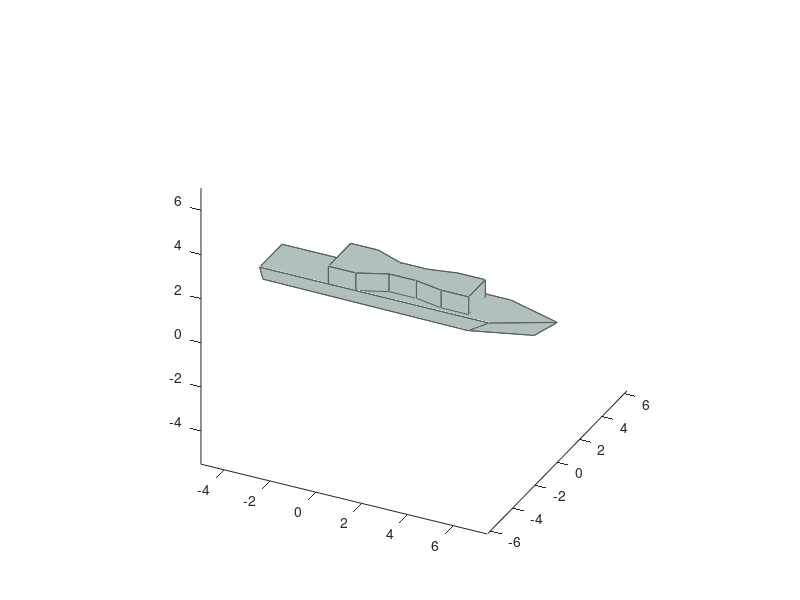

Source code (MATLAB):
% Draw a ship

shipgray = [.7 .75 .75];
% Hull:
vert = [...
 -1	.7	0
  0.8	0.8	0
  1.3	0	0
  0.8	-.8	0
  -1	-.7	0
  -1	1	1
  1	1	1
  1.5	0	1.2
  1	-1	1
 -1	-1	1];

vert(:,1) = 5*vert(:,1);
vert(:,3) = 0.7*vert(:,3);

faces = {...
[1 2 7 6];
[2 3 8 7];
[3 8 9 4];
[4 9 10 5];
[1 5 10 6];
[6 7 8 9 10];
[1 2 3 4 5]};

for i=1:size(faces,1)
  patch('Vertices',vert,'Faces',faces{i},'FaceColor',shipgray,...
        'EdgeColor',0.5*shipgray)
end

%for i=1:size(faces,1)
%  patch('Vertices',vert,'Faces',faces{i},'FaceColor','none',...
%        'EdgeColor',0.5*shipgray)
%end
% Superstructure:
neck = 0.5;
vert = [...
-1	1	0
-.6	1	0
-.2	(1 - neck)	0
.2	(1 - neck)	0
.6	1-neck/2	0
1	1-neck/2	0
1	-(1-neck/2)	0
.6	-(1-neck/2)	0
.2	-(1 - neck)	0
-.2	-(1 - neck)	0
-.6	-1	0
-1	-1	0
-1	1	1
-.6	1	1
-.2	(1 - neck)	1
.2	(1 - neck)	1
.6	1-neck/2	1
1	1-neck/2	1
1	-(1-neck/2)	1
.6	-(1-neck/2)	1
.2	-(1 - neck)	1
-.2	-(1 - neck)	1
-.6	-1	1
-1	-1	1];
vert(:,1) = 3*vert(:,1) + 1;
vert(:,3) = 0.8*vert(:,3) + .7;
faces = [...
1 2 14 13
2 3 15 14
3 4 16 15
4 5 17 16
5 6 18 17
6 7 19 18
8 7 19 20
9 8 20 21
10 9 21 22
11 10 22 23
12 11 23 24
1 12 24 13];
patch('Vertices',vert,'Faces',faces,'FaceColor',shipgray,...
        'EdgeColor',0.5*shipgray)
faces = 13:24;
patch('Vertices',vert,'Faces',faces,'FaceColor',shipgray,...
        'EdgeColor',0.5*shipgray)

view(26,30)

axis equal vis3d
